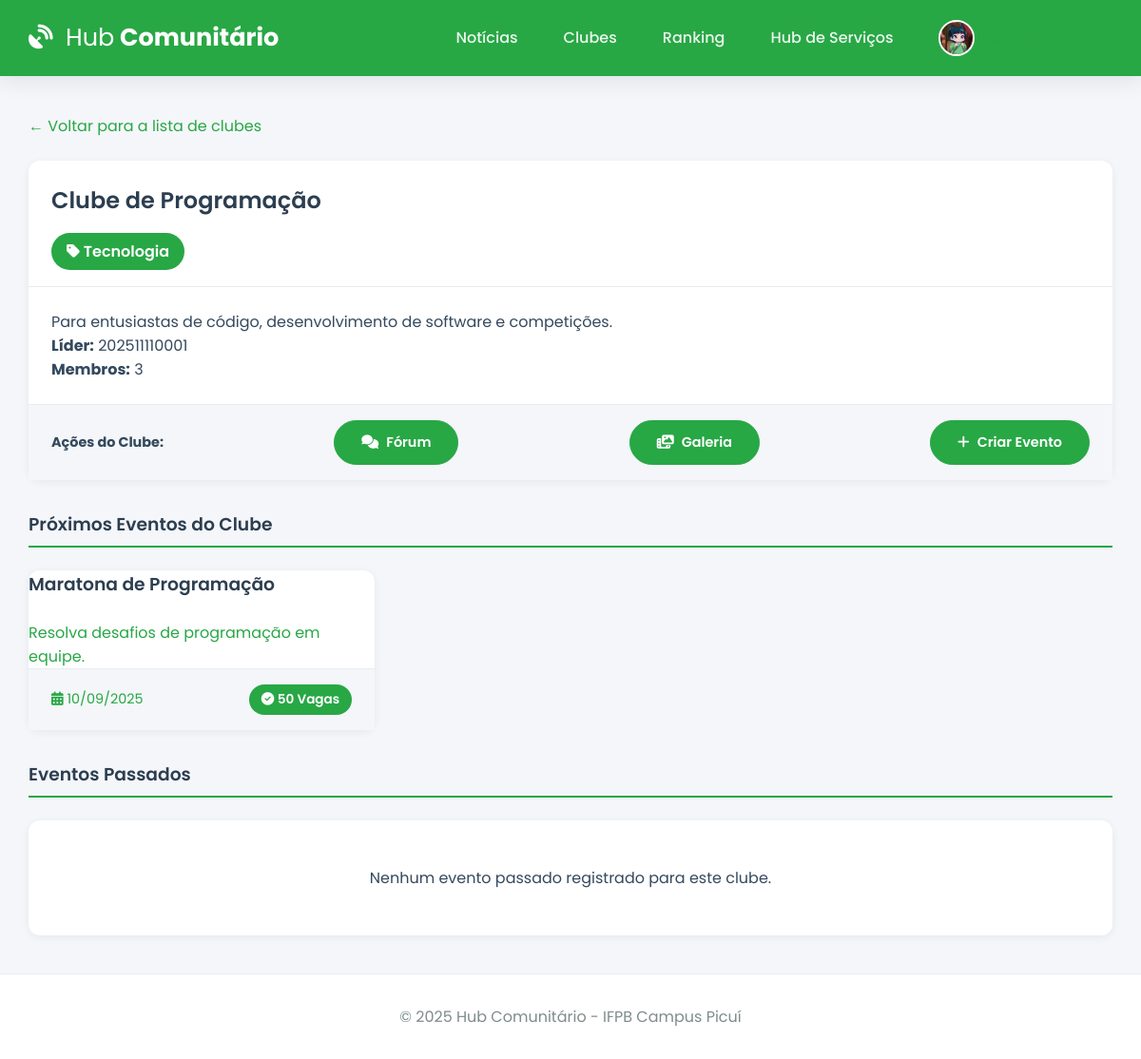
The app's page /clube/1 (signed in) with its own data.
### app.py (models this page shows, shortened)
class User(db.Model):
    id = db.Column(db.Integer, primary_key=True)
    email = db.Column(db.String(120), unique=True, nullable=False)
    username = db.Column(db.String(12), unique=True, nullable=False)
    password_hash = db.Column(db.String(256), nullable=False)
    image_file = db.Column(db.String(100), nullable=False, default='default.jpg')
    eventos_inscritos = db.relationship('Evento', secondary=inscricao_evento_tabela, back_populates='alunos_inscritos', lazy='dynamic')
    clubes_membro = db.relationship('Clube', secondary=membros_clube_tabela, back_populates='membros', lazy='dynamic')
    clubes_liderados = db.relationship('Clube', backref='lider', lazy='dynamic', foreign_keys='Clube.lider_id')
    topicos_criados = db.relationship('ForumTopico', backref='autor', lazy='dynamic', cascade="all, delete-orphan")
    posts_criados = db.relationship('ForumPost', backref='autor', lazy='dynamic', cascade="all, delete-orphan")
    badges = db.relationship('Badge', secondary=user_badges_tabela, back_populates='users', lazy='dynamic')

class Clube(db.Model):
    id = db.Column(db.Integer, primary_key=True)
    nome = db.Column(db.String(100), unique=True, nullable=False)
    descricao = db.Column(db.Text, nullable=False)
    categoria = db.Column(db.String(50), nullable=False)
    lider_id = db.Column(db.Integer, db.ForeignKey('user.id'), nullable=True)
    membros = db.relationship('User', secondary=membros_clube_tabela, back_populates='clubes_membro', lazy='dynamic')
    eventos = db.relationship('Evento', backref='clube_organizador', lazy='dynamic', cascade="all, delete-orphan")
    forum_topicos = db.relationship('ForumTopico', backref='clube', lazy='dynamic', cascade="all, delete-orphan")
    media_files = db.relationship('ClubeMedia', backref='clube', lazy='dynamic', cascade="all, delete-orphan")

class Evento(db.Model):
    id = db.Column(db.Integer, primary_key=True)
    titulo = db.Column(db.String(200), nullable=False)
    descricao = db.Column(db.Text, nullable=False)
    vagas = db.Column(db.Integer, nullable=False)
    data_evento = db.Column(db.DateTime, nullable=False, default=lambda: datetime.now(timezone.utc))
    clube_id = db.Column(db.Integer, db.ForeignKey('clube.id'), nullable=False)
    alunos_inscritos = db.relationship('User', secondary=inscricao_evento_tabela, back_populates='eventos_inscritos', lazy='dynamic')
    noticias = db.relationship('Noticia', backref='evento', lazy='dynamic', cascade="all, delete-orphan")
    @property
    def vagas_restantes(self): return self.vagas - self.alunos_inscritos.count()

### app.py (the view)
@app.route('/clube/<int:clube_id>')
@login_required
def detalhe_clube(clube_id):
    clube = Clube.query.get_or_404(clube_id)
    agora = datetime.now(timezone.utc)
    eventos_futuros = clube.eventos.filter(Evento.data_evento >= agora).order_by(Evento.data_evento.asc()).all()
    eventos_passados = clube.eventos.filter(Evento.data_evento < agora).order_by(Evento.data_evento.desc()).all()
    is_member = g.user in clube.membros
    is_leader = g.user.id == clube.lider_id
    return render_template('detalhe_clube.html', clube=clube, eventos_futuros=eventos_futuros, eventos_passados=eventos_passados, is_member=is_member, is_leader=is_leader)

### app.py (called while the page is built)
@app.before_request
def load_logged_in_user():
    user_id = session.get('user_id')
    g.user = User.query.get(user_id) if user_id else None
    if user_id and g.user is None: session.clear()

def login_required(f):
    @wraps(f)
    def decorated_function(*args, **kwargs):
        if g.user is None:
            flash('Você precisa fazer login para acessar esta página.', 'warning')
            return redirect(url_for('login'))
        return f(*args, **kwargs)
    return decorated_function

@app.context_processor
def inject_utils():
    return dict(
        current_user_data=g.user,
        current_year=datetime.now(timezone.utc).year,
        timedelta=timedelta
    )

### templates/detalhe_clube.html (shortened to what this page needs)
{% extends 'base.html' %}
{% block content %}
<div class="back-link-container">
    <a href="{{ url_for('clubes') }}">&larr; Voltar para a lista de clubes</a>
</div>
<div class="card">
    <div class="card-header d-flex justify-content-between align-items-center">
        <div>
            <h2>{{ clube.nome }}</h2>
            <span class="vagas-badge-lg" style="font-size: 1rem;"><i class="fas fa-tag"></i> {{ clube.categoria }}</span>
        </div>
    </div>
    <div class="card-body">
        <p class="lead">{{ clube.descricao }}</p>
        <p><strong>Líder:</strong> {{ clube.lider.username if clube.lider else 'Não definido' }}</p>
        <p><strong>Membros:</strong> {{ clube.membros.count() }}</p>
    </div>
    {% if is_member %}
    <div class="card-footer" style="display: flex; gap: 10px; flex-wrap: wrap;">
        <strong>Ações do Clube:</strong>
        <a href="{{ url_for('clube_forum', clube_id=clube.id) }}" class="btn btn-sm"><i class="fas fa-comments"></i> Fórum</a>
        <a href="{{ url_for('clube_media', clube_id=clube.id) }}" class="btn btn-sm"><i class="fas fa-photo-video"></i> Galeria</a>
        {% if is_leader %}
            <a href="{{ url_for('criar_evento_clube', clube_id=clube.id) }}" class="btn btn-sm btn-success"><i class="fas fa-plus"></i> Criar Evento</a>
        {% endif %}
    </div>
    {% endif %}
</div>
<h3 class="page-header" style="margin-top: 2rem;">Próximos Eventos do Clube</h3>
{% if eventos_futuros %}
    <div class="course-grid">
    {% for evento in eventos_futuros %}
        {% include 'partials/evento_card.html' %}
    {% endfor %}
    </div>
{% else %}
    <div class="card empty-state">
        <p class="text-muted">Este clube não tem eventos futuros agendados.</p>
    </div>
{% endif %}
<h3 class="page-header" style="margin-top: 2rem;">Eventos Passados</h3>
{% if eventos_passados %}
    <ul class="simple-list">
    {% for evento in eventos_passados %}
        <li><a href="{{ url_for('detalhe_evento', evento_id=evento.id) }}">{{ evento.titulo }}</a> - <small>{{ evento.data_evento.strftime('%d/%m/%Y') }}</small></li>
    {% endfor %}
    </ul>
{% else %}
     <div class="card empty-state">
        <p class="text-muted">Nenhum evento passado registrado para este clube.</p>
    </div>
{% endif %}
{% endblock %}

### templates/base.html (shortened to what this page needs)
<!DOCTYPE html>
<html lang="pt-br">
<head>
    <link rel="stylesheet" href="https://cdnjs.cloudflare.com/ajax/libs/font-awesome/6.5.2/css/all.min.css" />
    <link rel="stylesheet" href="{{ url_for('static', filename='css/style.css') }}">
</head>
<body>
    <header class="header">
        <div class="container">
            <nav class="navbar">
                <a class="navbar-brand" href="{{ url_for('noticias') if current_user_data else url_for('login') }}">
                    <i class="fas fa-satellite-dish"></i> <strong>Hub</strong> Comunitário
                </a>
                <div class="nav-links" id="nav-links">
                    {% if current_user_data %}
                        <a class="nav-item" href="{{ url_for('noticias') }}">Notícias</a>
                        <a class="nav-item" href="{{ url_for('clubes') }}">Clubes</a>
                        <a class="nav-item" href="{{ url_for('ranking') }}">Ranking</a>
                        <a class="nav-item" href="{{ url_for('hub_servicos') }}">Hub de Serviços</a>
                        <div class="nav-item user-menu">
                             <a class="user-menu-trigger" href="#">
                                 <img src="{{ url_for('static', filename='profile_pics/' + current_user_data.image_file) }}" class="nav-profile-image">
                                 <span>{{ current_user_data.username }}</span> <i class="fas fa-chevron-down dropdown-icon"></i>
                             </a>
                        </div>
                    {% else %}
                        <a href="{{ url_for('login') }}" class="nav-item">Entrar</a>
                        <a href="{{ url_for('register') }}" class="nav-item btn btn-outline">Registar</a>
                    {% endif %}
                </div>
            </nav>
        </div>
    </header>
    <main class="container">
        {% block content %}{% endblock %}
    </main>
    <footer class="footer">
        <p>&copy; {{ current_year }} Hub Comunitário - IFPB Campus Picuí</p>
    </footer>
</body>
</html>

### templates/partials/evento_card.html
<a href="{{ url_for('detalhe_evento', evento_id=evento.id) }}" class="card-link">
    <div class="card course-card">
        <h3>{{ evento.titulo }}</h3>
        <p class="text-muted">{{ evento.descricao|truncate(120) }}</p>
        <div class="card-footer">
            <span><i class="fas fa-calendar-alt"></i> {{ evento.data_evento.strftime('%d/%m/%Y') }}</span>
            {% if evento.vagas_restantes > 0 %}
                <span class="vagas-badge vagas-disponiveis"><i class="fas fa-check-circle"></i> {{ evento.vagas_restantes }} Vagas</span>
            {% else %}
                <span class="vagas-badge vagas-esgotadas"><i class="fas fa-times-circle"></i> Esgotado</span>
            {% endif %}
        </div>
    </div>
</a>

### static/css/style.css (style rules this page uses)
:root { --ifpb-green: #28a745; --ifpb-green-dark: #218838; --dark-blue: #2c3e50; --light-gray: #ecf0f1; --medium-gray: #bdc3c7; --text-color: #34495e; --light-text: #7f8c8d; --background-color: #f4f6f9; --surface-color: #ffffff; --border-color: #e9ecef; --font-family-base: 'Poppins', sans-serif; --shadow-sm: 0 2px 8px rgba(44, 62, 80, 0.07); --shadow-md: 0 5px 20px rgba(44, 62, 80, 0.1); --border-radius: 12px; }
* { box-sizing: border-box; margin: 0; padding: 0; }
html { height: 100%; }
body { font-family: var(--font-family-base); background-color: var(--background-color); color: var(--text-color); display: flex; flex-direction: column; min-height: 100%; }
.container { width: 95%; max-width: 1200px; margin: 0 auto; }
main.container { flex-grow: 1; padding-top: 2.5rem; padding-bottom: 2.5rem; }
h1, h2, h3, h4 { font-weight: 600; color: var(--dark-blue); margin-bottom: 1.5rem; }
a { color: var(--ifpb-green); text-decoration: none; transition: color 0.2s; }
.header { background-color: var(--ifpb-green); padding: 0.8rem 0; box-shadow: var(--shadow-md); position: sticky; top: 0; z-index: 1000; }
.navbar { display: flex; justify-content: space-between; align-items: center; }
.navbar-brand { font-weight: 700; font-size: 1.6rem; color: var(--surface-color); }
.navbar-brand i { margin-right: 0.5rem; }
.navbar-brand strong { font-weight: 400; }
.nav-links { display: flex; align-items: center; gap: 1rem; }
.nav-item { color: rgba(255, 255, 255, 0.9); font-weight: 500; padding: 0.5rem 1rem; border-radius: var(--border-radius); transition: background-color 0.2s; }
.nav-profile-image { width: 38px; height: 38px; border-radius: 50%; margin-right: 10px; object-fit: cover; border: 2px solid var(--surface-color); }
.user-menu { position: relative; }
.user-menu-trigger { display: flex; align-items: center; cursor: pointer; }
.user-menu-trigger .dropdown-icon { font-size: 0.8em; margin-left: 0.5rem; transition: transform 0.2s; }
.card { background-color: var(--surface-color); border-radius: var(--border-radius); box-shadow: var(--shadow-sm); transition: all 0.3s ease-in-out; display: flex; flex-direction: column; height: 100%; }
.card .card-header { padding: 1.5rem; border-bottom: 1px solid var(--border-color); display: flex; justify-content: space-between; align-items: center; }
.card .card-body { padding: 1.5rem; flex-grow: 1; }
.card .card-footer { padding: 1rem 1.5rem; background-color: var(--background-color); border-top: 1px solid var(--border-color); display: flex; justify-content: space-between; align-items: center; font-size: 0.9rem; }
.course-grid { display: grid; grid-template-columns: repeat(auto-fill, minmax(300px, 1fr)); gap: 1.5rem; }
.vagas-badge, .vagas-badge-lg { background-color: var(--ifpb-green); color: white; padding: 0.4rem 0.8rem; border-radius: 50px; font-size: 0.85rem; font-weight: 600; }
.vagas-badge-lg { font-size: 1rem; padding: 0.5rem 1rem; }
.btn { background-color: var(--ifpb-green); border: 1px solid var(--ifpb-green); color: #fff; font-weight: 600; padding: 0.75rem 1.75rem; border-radius: 50px; transition: all 0.3s ease; cursor: pointer; text-align: center; display: inline-flex; align-items: center; gap: 0.5rem; justify-content: center; }
.empty-state { text-align: center; padding: 3rem 1rem; }
.page-header { border-bottom: 2px solid var(--ifpb-green); padding-bottom: 0.5rem; }
.back-link-container { margin-bottom: 1.5rem; }
.footer { padding: 2rem 0; background-color: var(--surface-color); text-align: center; margin-top: auto; border-top: 1px solid var(--border-color); }
.footer p { margin: 0; color: var(--light-text); }

### templates/base.html (style rules this page uses)
.d-flex { display: flex; }
.justify-content-between { justify-content: space-between; }
.align-items-center { align-items: center; }

### records on screen
User: image_file (placeholder picture), lider "202511110001"
Clube: nome "Clube de Programação", categoria "Tecnologia", descricao "Para entusiastas de código, desenvolvimento de software e competições."
Evento: titulo "Maratona de Programação", descricao "Resolva desafios de programação em equipe.", data_evento "10/09/2025", vagas_restantes "50"

### other values on screen
{{ clube.membros.count() }} "3"
